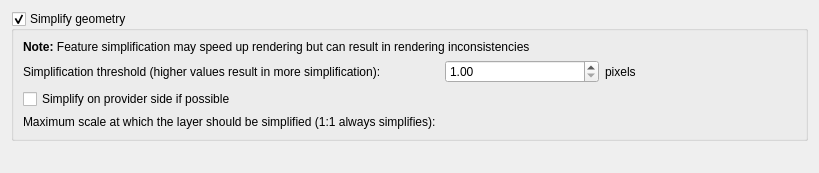
             <widget class="QWidget" name="scrollAreaWidgetContents_19">
              <property name="geometry">
               <rect>
                <x>0</x>
                <y>0</y>
                <width>819</width>
                <height>173</height>
               </rect>
              </property>
              <layout class="QVBoxLayout" name="verticalLayout_32">
               <item>
                <widget class="QGroupBox" name="mSimplifyDrawingGroupBox">
                 <property name="title">
                  <string>Simplify geometry</string>
                 </property>
                 <property name="checkable">
                  <bool>true</bool>
                 </property>
                 <layout class="QGridLayout" name="_12">
                  <item row="0" column="1" colspan="4">
                   <widget class="QLabel" name="label_59">
                    <property name="text">
                     <string>&lt;b&gt;Note:&lt;/b&gt; Feature simplification may speed up rendering but can result in rendering inconsistencies</string>
                    </property>
                   </widget>
                  </item>
                  <item row="1" column="1">
                   <widget class="QLabel" name="label_56">
                    <property name="text">
                     <string>Simplification threshold (higher values result in more simplification): </string>
                    </property>
                    <property name="margin">
                     <number>2</number>
                    </property>
                   </widget>
                  </item>
                  <item row="1" column="2">
                   <widget class="QDoubleSpinBox" name="mSimplifyDrawingSpinBox">
                    <property name="toolTip">
                     <string>Higher values result in more simplification</string>
                    </property>
                    <property name="decimals">
                     <number>2</number>
                    </property>
                    <property name="minimum">
                     <double>1.000000000000000</double>
                    </property>
                    <property name="maximum">
                     <double>5.000000000000000</double>
                    </property>
                    <property name="singleStep">
                     <double>0.200000000000000</double>
                    </property>
                    <property name="value">
                     <double>1.000000000000000</double>
                    </property>
                   </widget>
                  </item>
                  <item row="1" column="3">
                   <widget class="QLabel" name="mSimplifyDrawingPx">
                    <property name="text">
                     <string>pixels</string>
                    </property>
                    <property name="margin">
                     <number>2</number>
                    </property>
                   </widget>
                  </item>
                  <item row="1" column="4">
                   <spacer name="horizontalSpacer_40">
                    <property name="orientation">
                     <enum>Qt::Horizontal</enum>
                    </property>
                    <property name="sizeHint" stdset="0">
                     <size>
                      <width>20</width>
                      <height>20</height>
                     </size>
                    </property>
                   </spacer>
                  </item>
                  <item row="2" column="1" colspan="4">
                   <widget class="QCheckBox" name="mSimplifyDrawingAtProvider">
                    <property name="text">
                     <string>Simplify on provider side if possible</string>
                    </property>
                   </widget>
                  </item>
                  <item row="3" column="1">
                   <widget class="QLabel" name="mSimplifyMaxScaleLabel">
                    <property name="text">
                     <string>Maximum scale at which the layer should be simplified (1:1 always simplifies): </string>
                    </property>
                    <property name="margin">
                     <number>2</number>
                    </property>
                   </widget>
                  </item>
                  <item row="3" column="2">
                   <widget class="QgsScaleComboBox" name="mSimplifyMaximumScaleComboBox" native="true">
                    <property name="sizePolicy">
                     <sizepolicy hsizetype="Expanding" vsizetype="Fixed">
                      <horstretch>0</horstretch>
                      <verstretch>0</verstretch>
                     </sizepolicy>
                    </property>
                   </widget>
                  </item>
                 </layout>
                </widget>
               </item>
               <item>
                <spacer name="verticalSpacer_6">
                 <property name="orientation">
                  <enum>Qt::Vertical</enum>
                 </property>
                 <property name="sizeHint" stdset="0">
                  <size>
                   <width>20</width>
                   <height>40</height>
                  </size>
                 </property>
                </spacer>
               </item>
              </layout>
             </widget>
